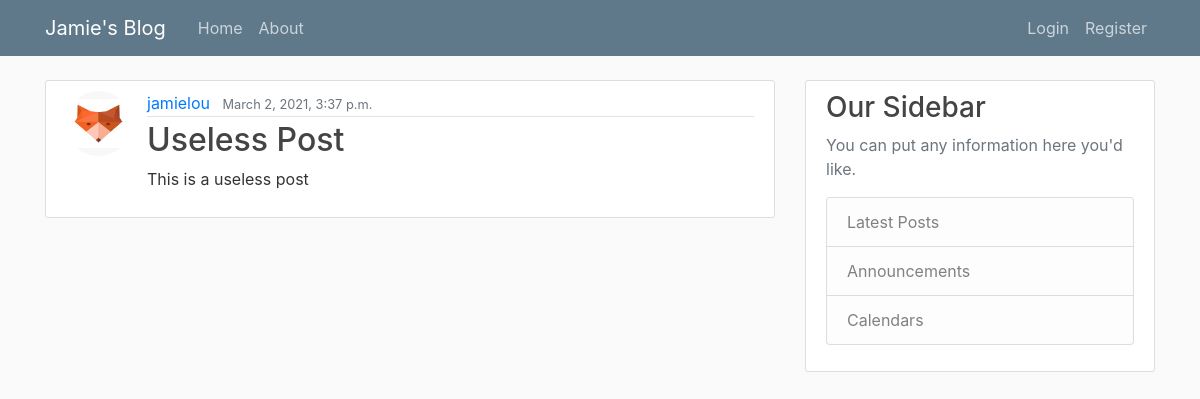
Screenshot of /post/12/ with the database file from the repository.
### blog/models.py (models this page shows, shortened)
class Post(models.Model):
    title = models.CharField(max_length = 100)
    body = models.TextField()
    date_posted = models.DateTimeField(default = timezone.now)
    author = models.ForeignKey(User, on_delete=models.CASCADE)

### user/models.py (models this page shows, shortened)
class Profile(models.Model):
    user = models.OneToOneField(User, on_delete=models.CASCADE)
    image = models.ImageField(default='default.jpg', upload_to='profile_pics')

### blog/views.py (the view)
# urls.py: path('post/<int:pk>/', views.PostDetailView.as_view(), name='post-detail'),
class PostDetailView(DetailView):
    model = Post

### blog/templates/blog/post_detail.html (shortened to what this page needs)
{% extends "blog/base.html" %}
{% block content %}
<article class="media content-section">
    <img class="rounded-circle article-img" src="{{ object.author.profile.image.url }}"></img>
    <div class="media-body">
        <div class="article-metadata">
            <a class="mr-2" href="{% url 'user-posts' object.author.username %}">{{ object.author }}</a>
            <small class="text-muted">{{ object.date_posted }}</small>
        </div>
        <h2 class="article-title">{{ object.title }}</h2>
        <p class="article-content">{{ object.body }}</p>
    </div>
</article>
{% endblock content %}

### blog/static/blog/main.css (style rules this page uses)
body { background: #fafafa; color: #333333; margin-top: 5rem; }
h1, h2, h3, h4, h5, h6 { color: #444444; }
.content-section { background: #ffffff; padding: 10px 20px; border: 1px solid #dddddd; border-radius: 3px; margin-bottom: 20px; }
.article-title { color: #444444; }
.article-content { white-space: pre-line; }
.article-img { height: 65px; width: 65px; margin-right: 16px; }
.article-metadata { padding-bottom: 1px; margin-bottom: 4px; border-bottom: 1px solid #e3e3e3 }

### rows the page displays
Post: author.profile.image (picture), author "jamielou", date_posted "March 2, 2021, 3:37 p.m.", title "Useless Post", body "This is a useless post"
